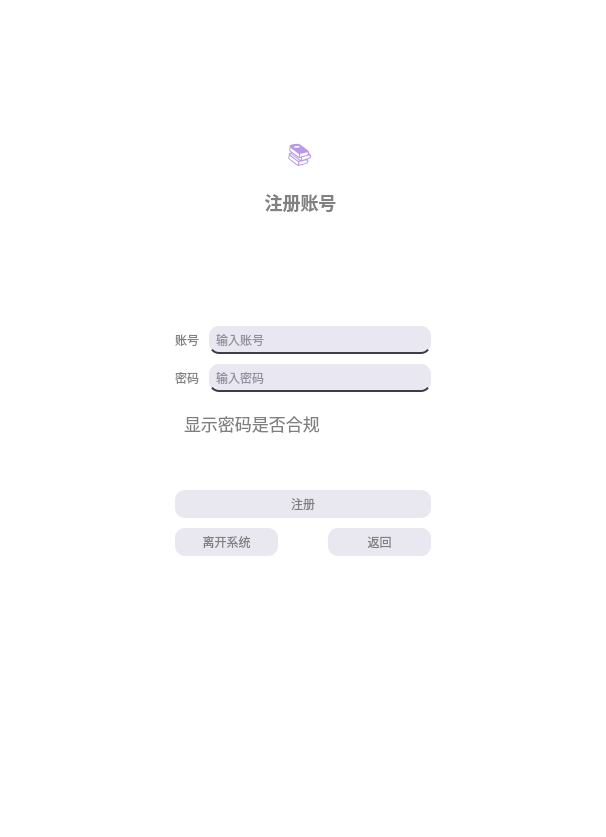
<?xml version="1.0" encoding="UTF-8"?>
<ui version="4.0">
 <class>registerForm</class>
 <widget class="QWidget" name="registerForm">
  <property name="geometry">
   <rect>
    <x>0</x>
    <y>0</y>
    <width>606</width>
    <height>837</height>
   </rect>
  </property>
  <property name="sizePolicy">
   <sizepolicy hsizetype="Minimum" vsizetype="Minimum">
    <horstretch>0</horstretch>
    <verstretch>0</verstretch>
   </sizepolicy>
  </property>
  <property name="windowTitle">
   <string>注册界面</string>
  </property>
  <property name="styleSheet">
   <string notr="true">* {
    background-color: #ffffff;
    color: #808080;
}
QTextBrowser {
    border: none; /* 隐藏边框 */
    background-color: transparent; /* 背景颜色 */
    color: #808080; /* 文字颜色 */
    border-radius: 10px; /* 圆角 */
    padding: 5px; /* 内边距 */
}
QPushButton {
    background-color: #e9e7ef;
    border-radius: 10px;
    padding: 5px;
    border: none; /* 移除边框 */
    outline: none; /* 移除焦点轮廓 */
}

QPushButton:hover {
    background-color: #c0ebd7;
}

QPushButton:pressed {
    background-color: #88ada6;
}

QPushButton:focus {
    border: none; /* 确保焦点时没有边框 */
}
QLineEdit {
    background-color: #e9e7ef;
    border: none; /* 去掉边框 */
    border-radius: 10px; /* 圆角 */
    padding: 5px;
    color: #3d3b4f; /* 输入字体颜色 */
    border-bottom: 2px solid #3d3b4f; /* 底部下划线 */
}
QLineEdit:hover {
    background-color: #d0d7e5; /* 鼠标悬停时的背景颜色 */
}
QLineEdit:focus {
    background-color: #b8c0d0; /* 获得焦点时的背景颜色 */
    border-bottom: 2px solid #88ada6; /* 获得焦点时的下划线颜色 */
}</string>
  </property>
  <layout class="QGridLayout" name="gridLayout" rowstretch="0,0,0,0,0" columnstretch="0,0,0">
   <property name="leftMargin">
    <number>20</number>
   </property>
   <property name="topMargin">
    <number>20</number>
   </property>
   <property name="rightMargin">
    <number>20</number>
   </property>
   <property name="bottomMargin">
    <number>20</number>
   </property>
   <item row="4" column="1">
    <spacer name="verticalSpacer_2">
     <property name="orientation">
      <enum>Qt::Vertical</enum>
     </property>
     <property name="sizeHint" stdset="0">
      <size>
       <width>20</width>
       <height>40</height>
      </size>
     </property>
    </spacer>
   </item>
   <item row="1" column="1">
    <spacer name="verticalSpacer">
     <property name="orientation">
      <enum>Qt::Vertical</enum>
     </property>
     <property name="sizeHint" stdset="0">
      <size>
       <width>20</width>
       <height>40</height>
      </size>
     </property>
    </spacer>
   </item>
   <item row="3" column="0">
    <spacer name="horizontalSpacer_2">
     <property name="orientation">
      <enum>Qt::Horizontal</enum>
     </property>
     <property name="sizeHint" stdset="0">
      <size>
       <width>40</width>
       <height>20</height>
      </size>
     </property>
    </spacer>
   </item>
   <item row="3" column="2">
    <spacer name="horizontalSpacer">
     <property name="orientation">
      <enum>Qt::Horizontal</enum>
     </property>
     <property name="sizeType">
      <enum>QSizePolicy::MinimumExpanding</enum>
     </property>
     <property name="sizeHint" stdset="0">
      <size>
       <width>40</width>
       <height>20</height>
      </size>
     </property>
    </spacer>
   </item>
   <item row="3" column="1">
    <layout class="QVBoxLayout" name="verticalLayout_2" stretch="10,10,1,10,10,10">
     <property name="spacing">
      <number>10</number>
     </property>
     <item>
      <layout class="QHBoxLayout" name="horizontalLayout_6" stretch="1,10">
       <property name="sizeConstraint">
        <enum>QLayout::SetDefaultConstraint</enum>
       </property>
       <item>
        <widget class="QLabel" name="label_8">
         <property name="text">
          <string>账号</string>
         </property>
        </widget>
       </item>
       <item>
        <widget class="QLineEdit" name="lineEdit_7">
         <property name="sizePolicy">
          <sizepolicy hsizetype="Minimum" vsizetype="Maximum">
           <horstretch>0</horstretch>
           <verstretch>0</verstretch>
          </sizepolicy>
         </property>
         <property name="placeholderText">
          <string>输入账号</string>
         </property>
        </widget>
       </item>
      </layout>
     </item>
     <item>
      <layout class="QHBoxLayout" name="horizontalLayout_4" stretch="1,10">
       <property name="sizeConstraint">
        <enum>QLayout::SetDefaultConstraint</enum>
       </property>
       <item>
        <widget class="QLabel" name="label_6">
         <property name="text">
          <string>密码</string>
         </property>
        </widget>
       </item>
       <item>
        <widget class="QLineEdit" name="lineEdit_5">
         <property name="sizePolicy">
          <sizepolicy hsizetype="Minimum" vsizetype="Maximum">
           <horstretch>0</horstretch>
           <verstretch>0</verstretch>
          </sizepolicy>
         </property>
         <property name="placeholderText">
          <string>输入密码</string>
         </property>
        </widget>
       </item>
      </layout>
     </item>
     <item>
      <widget class="QTextBrowser" name="textBrowser_2">
       <property name="sizePolicy">
        <sizepolicy hsizetype="Minimum" vsizetype="Maximum">
         <horstretch>0</horstretch>
         <verstretch>10</verstretch>
        </sizepolicy>
       </property>
       <property name="styleSheet">
        <string notr="true">background-color: transparent;
color: rgba(0, 0, 0, 128);</string>
       </property>
       <property name="html">
        <string>&lt;!DOCTYPE HTML PUBLIC &quot;-//W3C//DTD HTML 4.0//EN&quot; &quot;http://www.w3.org/TR/REC-html40/strict.dtd&quot;&gt;
&lt;html&gt;&lt;head&gt;&lt;meta name=&quot;qrichtext&quot; content=&quot;1&quot; /&gt;&lt;style type=&quot;text/css&quot;&gt;
p, li { white-space: pre-wrap; }
&lt;/style&gt;&lt;/head&gt;&lt;body style=&quot; font-family:'.AppleSystemUIFont'; font-size:13pt; font-weight:400; font-style:normal;&quot;&gt;
&lt;p style=&quot; margin-top:0px; margin-bottom:0px; margin-left:0px; margin-right:0px; -qt-block-indent:0; text-indent:0px;&quot;&gt;显示密码是否合规&lt;/p&gt;&lt;/body&gt;&lt;/html&gt;</string>
       </property>
      </widget>
     </item>
     <item>
      <widget class="QPushButton" name="pushButton">
       <property name="sizePolicy">
        <sizepolicy hsizetype="Minimum" vsizetype="Maximum">
         <horstretch>0</horstretch>
         <verstretch>0</verstretch>
        </sizepolicy>
       </property>
       <property name="text">
        <string>注册</string>
       </property>
       <property name="autoRepeat">
        <bool>false</bool>
       </property>
       <property name="autoRepeatDelay">
        <number>300</number>
       </property>
      </widget>
     </item>
     <item>
      <layout class="QHBoxLayout" name="horizontalLayout_7" stretch="1,0,1">
       <item>
        <widget class="QPushButton" name="pushButton_3">
         <property name="text">
          <string>离开系统</string>
         </property>
        </widget>
       </item>
       <item>
        <spacer name="horizontalSpacer_3">
         <property name="orientation">
          <enum>Qt::Horizontal</enum>
         </property>
         <property name="sizeHint" stdset="0">
          <size>
           <width>40</width>
           <height>20</height>
          </size>
         </property>
        </spacer>
       </item>
       <item>
        <widget class="QPushButton" name="pushButton_2">
         <property name="sizePolicy">
          <sizepolicy hsizetype="Minimum" vsizetype="Fixed">
           <horstretch>0</horstretch>
           <verstretch>0</verstretch>
          </sizepolicy>
         </property>
         <property name="text">
          <string>返回</string>
         </property>
        </widget>
       </item>
      </layout>
     </item>
     <item>
      <spacer name="verticalSpacer_4">
       <property name="orientation">
        <enum>Qt::Vertical</enum>
       </property>
       <property name="sizeHint" stdset="0">
        <size>
         <width>20</width>
         <height>40</height>
        </size>
       </property>
      </spacer>
     </item>
    </layout>
   </item>
   <item row="2" column="0" colspan="3">
    <widget class="QTextBrowser" name="textBrowser_3">
     <property name="sizePolicy">
      <sizepolicy hsizetype="Minimum" vsizetype="Expanding">
       <horstretch>0</horstretch>
       <verstretch>0</verstretch>
      </sizepolicy>
     </property>
     <property name="focusPolicy">
      <enum>Qt::NoFocus</enum>
     </property>
     <property name="styleSheet">
      <string notr="true">background-color: transparent;
color: rgba(0, 0, 0, 128);</string>
     </property>
     <property name="html">
      <string>&lt;!DOCTYPE HTML PUBLIC &quot;-//W3C//DTD HTML 4.0//EN&quot; &quot;http://www.w3.org/TR/REC-html40/strict.dtd&quot;&gt;
&lt;html&gt;&lt;head&gt;&lt;meta name=&quot;qrichtext&quot; content=&quot;1&quot; /&gt;&lt;style type=&quot;text/css&quot;&gt;
p, li { white-space: pre-wrap; }
&lt;/style&gt;&lt;/head&gt;&lt;body style=&quot; font-family:'.AppleSystemUIFont'; font-size:13pt; font-weight:400; font-style:normal;&quot;&gt;
&lt;p align=&quot;center&quot; style=&quot; margin-top:10px; margin-bottom:10px; margin-left:0px; margin-right:0px; -qt-block-indent:0; text-indent:0px;&quot;&gt;&lt;span style=&quot; font-family:'Arial','sans-serif'; font-size:24px; color:rgba(114,46,209,0.494118);&quot;&gt;📚 &lt;/span&gt;&lt;/p&gt;
&lt;h2 align=&quot;center&quot; style=&quot; margin-top:0px; margin-bottom:12px; margin-left:0px; margin-right:0px; -qt-block-indent:0; text-indent:0px;&quot;&gt;&lt;span style=&quot; font-family:'Arial','sans-serif'; font-size:x-large; font-weight:600; color:rgba(0,0,0,0.494118);&quot;&gt;注册账号 &lt;/span&gt;&lt;/h2&gt;&lt;/body&gt;&lt;/html&gt;</string>
     </property>
    </widget>
   </item>
  </layout>
 </widget>
 <resources/>
 <connections/>
</ui>
